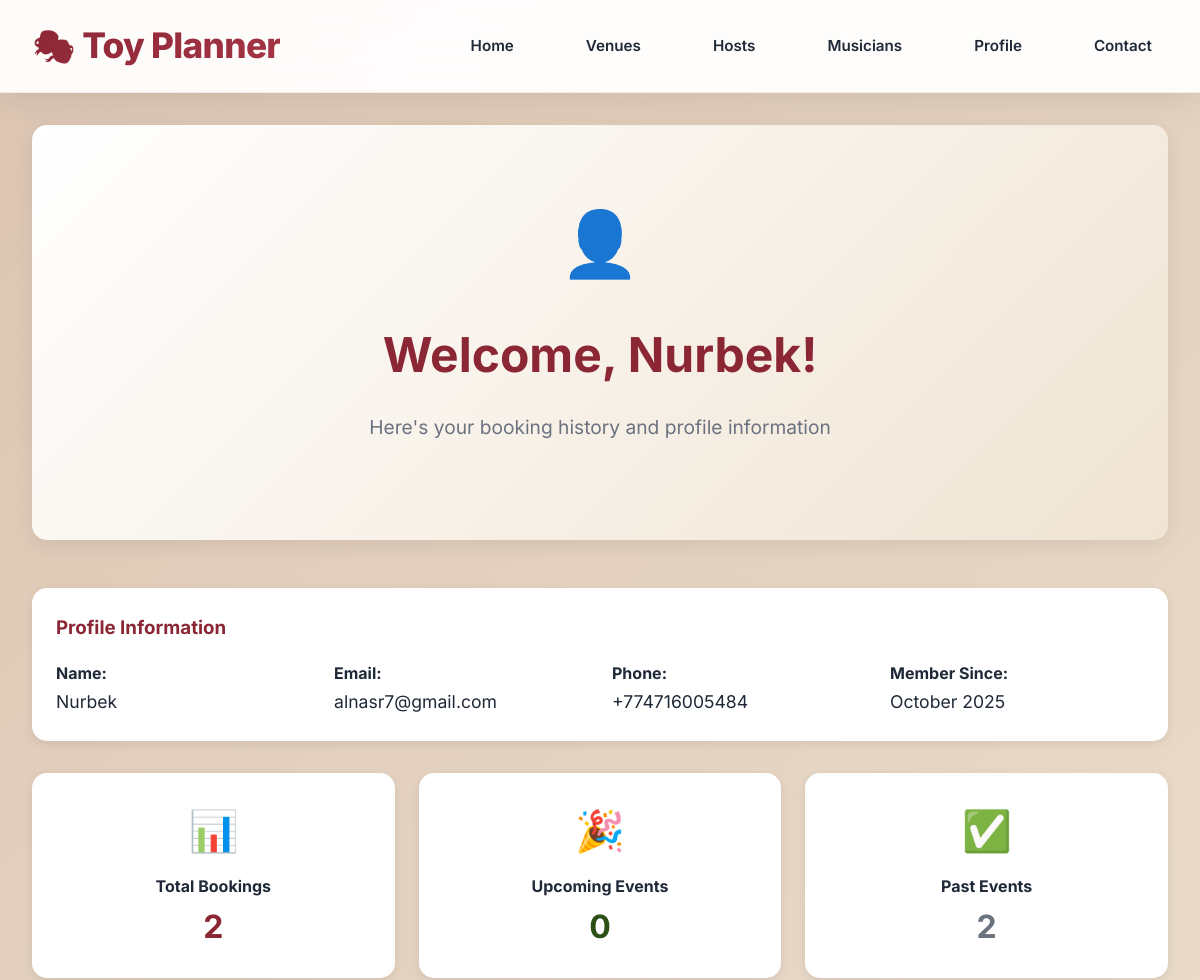
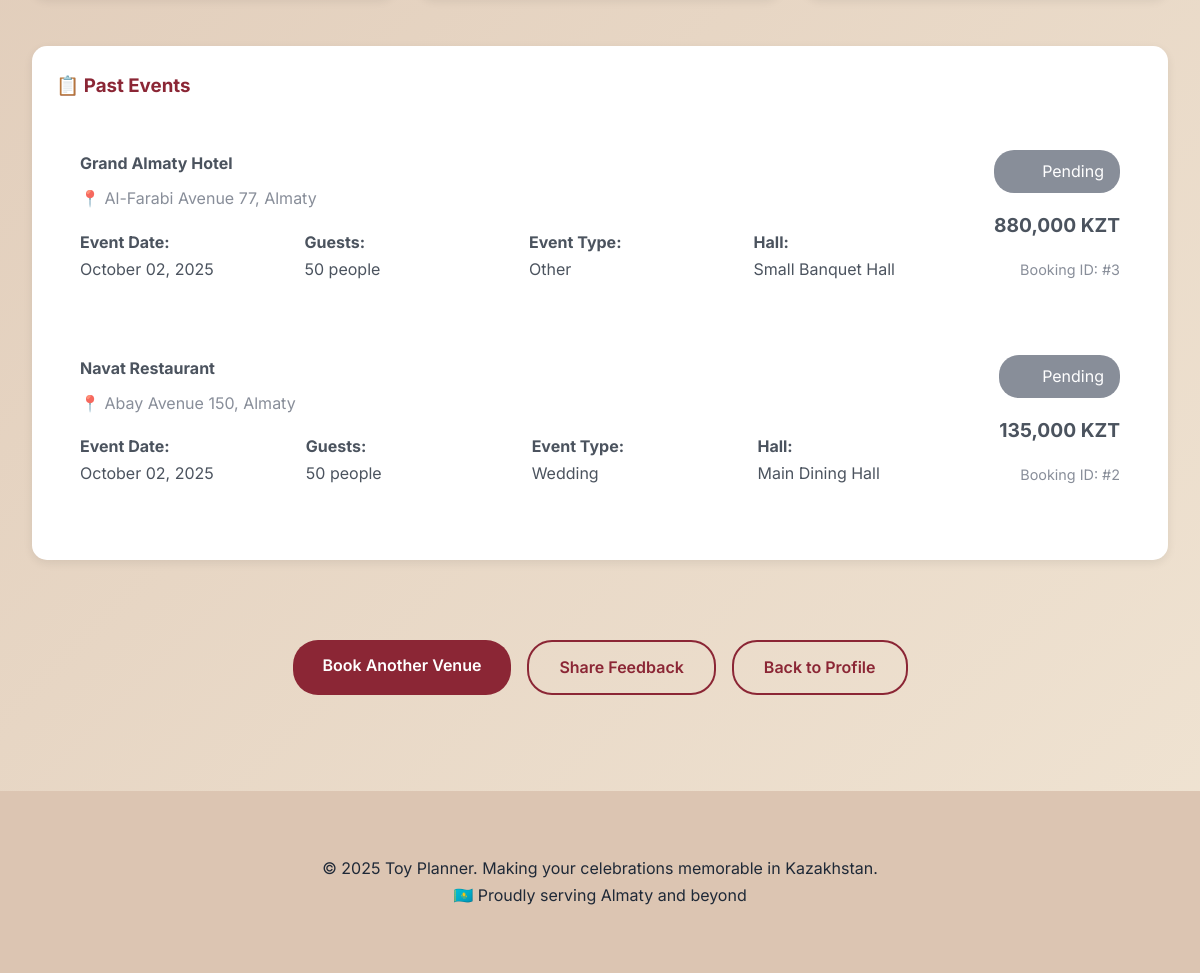
The page /profile/2 on the database its author committed (2 pictures, top to bottom).
### app.py (models this page shows)
class User(db.Model):
    id = db.Column(db.Integer, primary_key=True)
    name = db.Column(db.String(100), nullable=False)
    email = db.Column(db.String(100), nullable=False, unique=True)
    phone = db.Column(db.String(20), nullable=False)
    created_at = db.Column(db.DateTime, default=datetime.utcnow)
    bookings = db.relationship('Booking', backref='user', lazy=True)

class Booking(db.Model):
    id = db.Column(db.Integer, primary_key=True)
    venue_id = db.Column(db.Integer, db.ForeignKey('venue.id'), nullable=False)
    user_id = db.Column(db.Integer, db.ForeignKey('user.id'), nullable=True)  # Made nullable for backward compatibility
    client_name = db.Column(db.String(100), nullable=False)
    client_email = db.Column(db.String(100), nullable=False)
    client_phone = db.Column(db.String(20), nullable=False)
    event_type = db.Column(db.String(50), nullable=False)
    event_date = db.Column(db.Date, nullable=False)
    guest_count = db.Column(db.Integer, nullable=False)
    selected_hall_id = db.Column(db.Integer, db.ForeignKey('hall.id'))
    special_requests = db.Column(db.Text)
    total_amount = db.Column(db.Integer)  # in KZT
    deposit_paid = db.Column(db.Boolean, default=False)
    status = db.Column(db.String(20), default='pending')  # pending, confirmed, cancelled
    created_at = db.Column(db.DateTime, default=datetime.utcnow)
    selected_hall = db.relationship('Hall', backref='bookings')
    guests = db.relationship('Guest', backref='booking', lazy=True, cascade='all, delete-orphan')

class Venue(db.Model):
    id = db.Column(db.Integer, primary_key=True)
    name = db.Column(db.String(100), nullable=False)
    district = db.Column(db.String(50), nullable=False)
    address = db.Column(db.String(200), nullable=False)
    description = db.Column(db.Text)
    capacity_min = db.Column(db.Integer, nullable=False)
    capacity_max = db.Column(db.Integer, nullable=False)
    price_per_person = db.Column(db.Integer, nullable=False)  # in KZT
    phone = db.Column(db.String(20))
    email = db.Column(db.String(100))
    image_url = db.Column(db.String(200))
    event_types = db.Column(db.String(200))  # Comma-separated: wedding,corporate,tusau_keser
    halls = db.relationship('Hall', backref='venue', lazy=True, cascade='all, delete-orphan')
    menu_items = db.relationship('MenuItem', backref='venue', lazy=True, cascade='all, delete-orphan')
    bookings = db.relationship('Booking', backref='venue', lazy=True)

class Hall(db.Model):
    id = db.Column(db.Integer, primary_key=True)
    venue_id = db.Column(db.Integer, db.ForeignKey('venue.id'), nullable=False)
    name = db.Column(db.String(100), nullable=False)
    capacity = db.Column(db.Integer, nullable=False)
    description = db.Column(db.Text)
    image_url = db.Column(db.String(200))

### app.py (the view)
@app.route('/profile/<int:user_id>')
def user_profile(user_id):
    user = User.query.get_or_404(user_id)
    bookings = Booking.query.filter_by(user_id=user_id).order_by(Booking.created_at.desc()).all()
    upcoming_bookings = [b for b in bookings if b.event_date >= date.today() and b.status in ['pending', 'confirmed']]
    past_bookings = [b for b in bookings if b.event_date < date.today() or b.status == 'cancelled']
    return render_template('user_profile.html', user=user, upcoming_bookings=upcoming_bookings, past_bookings=past_bookings)

### templates/user_profile.html (shortened to what this page needs)
{% extends "base.html" %}
{% block content %}
<div class="container">
    <div class="hero">
        <div style="font-size: 4rem; margin-bottom: 1rem;">👤</div>
        <h1>Welcome, {{ user.name }}!</h1>
        <p>Here's your booking history and profile information</p>
    </div>
    <div class="detail-section" style="margin-bottom: 2rem;">
        <h3>Profile Information</h3>
        <div style="display: grid; grid-template-columns: repeat(auto-fit, minmax(250px, 1fr)); gap: 1.5rem; margin-top: 1rem;">
            <div>
                <strong>Name:</strong><br>
                <span style="font-size: 1.1rem;">{{ user.name }}</span>
            </div>
            <div>
                <strong>Email:</strong><br>
                <span style="font-size: 1.1rem;">{{ user.email }}</span>
            </div>
            <div>
                <strong>Phone:</strong><br>
                <span style="font-size: 1.1rem;">{{ user.phone }}</span>
            </div>
            <div>
                <strong>Member Since:</strong><br>
                <span style="font-size: 1.1rem;">{{ user.created_at.strftime('%B %Y') }}</span>
            </div>
        </div>
    </div>
    <div style="display: grid; grid-template-columns: repeat(auto-fit, minmax(200px, 1fr)); gap: 1.5rem; margin-bottom: 3rem;">
        <div class="detail-section" style="text-align: center;">
            <div style="font-size: 2.5rem; margin-bottom: 0.5rem;">📊</div>
            <h4>Total Bookings</h4>
            <div style="font-size: 2rem; color: var(--accent-burgundy); font-weight: bold;">
                {{ upcoming_bookings|length + past_bookings|length }}
            </div>
        </div>
        <div class="detail-section" style="text-align: center;">
            <div style="font-size: 2.5rem; margin-bottom: 0.5rem;">🎉</div>
            <h4>Upcoming Events</h4>
            <div style="font-size: 2rem; color: var(--accent-green); font-weight: bold;">
                {{ upcoming_bookings|length }}
            </div>
        </div>
        <div class="detail-section" style="text-align: center;">
            <div style="font-size: 2.5rem; margin-bottom: 0.5rem;">✅</div>
            <h4>Past Events</h4>
            <div style="font-size: 2rem; color: var(--text-light); font-weight: bold;">
                {{ past_bookings|length }}
            </div>
        </div>
    </div>
    {% if past_bookings %}
    <div class="detail-section">
        <h3>📋 Past Events</h3>
        <div style="margin-top: 1.5rem;">
            {% for booking in past_bookings %}
            <div style="border: 1px solid var(--border-color); border-radius: 12px; padding: 1.5rem; margin-bottom: 1.5rem; opacity: 0.8;">
                <div style="display: grid; grid-template-columns: 1fr auto; gap: 2rem; align-items: start;">
                    <div>
                        <h4 style="margin-bottom: 0.5rem;">
                            {{ booking.venue.name }}
                        </h4>
                        <p style="margin-bottom: 1rem; color: var(--text-light);">
                            📍 {{ booking.venue.address }}
                        </p>
                        <div style="display: grid; grid-template-columns: repeat(auto-fit, minmax(200px, 1fr)); gap: 1rem;">
                            <div>
                                <strong>Event Date:</strong><br>
                                {{ booking.event_date.strftime('%B %d, %Y') }}
                            </div>
                            <div>
                                <strong>Guests:</strong><br>
                                {{ booking.guest_count }} people
                            </div>
                            <div>
                                <strong>Event Type:</strong><br>
                                {{ booking.event_type.title() }}
                            </div>
                            {% if booking.selected_hall %}
                            <div>
                                <strong>Hall:</strong><br>
                                {{ booking.selected_hall.name }}
                            </div>
                            {% endif %}
                        </div>
                    </div>
                    <div style="text-align: right;">
                        <div style="background: var(--text-light); color: white; padding: 0.5rem 1rem; border-radius: 20px; margin-bottom: 1rem;">
                            {{ booking.status.title() }}
                        </div>
                        <div style="font-size: 1.2rem; font-weight: bold; margin-bottom: 1rem;">
                            {{ "{:,}".format(booking.total_amount) }} KZT
                        </div>
                        <div style="font-size: 0.9rem; color: var(--text-light);">
                            Booking ID: #{{ booking.id }}
                        </div>
                    </div>
                </div>
            </div>
            {% endfor %}
        </div>
    </div>
    {% endif %}
    <div style="text-align: center; margin-top: 3rem; padding-top: 2rem; border-top: 1px solid var(--border-color);">
        <div style="display: flex; gap: 1rem; justify-content: center; flex-wrap: wrap;">
            <a href="{{ url_for('venues') }}" class="btn btn-primary">Book Another Venue</a>
            <a href="{{ url_for('feedback_page') }}" class="btn btn-outline">Share Feedback</a>
            <a href="{{ url_for('profile') }}" class="btn btn-outline">Back to Profile</a>
        </div>
    </div>
</div>
{% endblock %}

### static/css/style.css (style rules this page uses)
:root { --primary-beige: #DCC5B2; --soft-sand: #F0E4D3; --accent-burgundy: #8B2635; --accent-green: #2D5016; --accent-royal-blue: #1E3A8A; --text-dark: #1F2937; --text-light: #6B7280; --text-muted: #9CA3AF; --white: #FFFFFF; --shadow: rgba(0, 0, 0, 0.08); --shadow-lg: rgba(0, 0, 0, 0.15); --shadow-xl: rgba(0, 0, 0, 0.25); --gradient-primary: linear-gradient(135deg, var(--primary-beige) 0%, var(--soft-sand) 100%); --gradient-accent: linear-gradient(135deg, var(--accent-burgundy) 0%, #A53545 100%); --gradient-green: linear-gradient(135deg, var(--accent-green) 0%, #3A6B1F 100%); --border-radius: 12px; --border-radius-lg: 20px; --transition: all 0.3s cubic-bezier(0.4, 0, 0.2, 1); --animation-bounce: cubic-bezier(0.68, -0.55, 0.265, 1.55); }
* { margin: 0; padding: 0; box-sizing: border-box; }
body { font-family: 'Inter', 'Segoe UI', -apple-system, BlinkMacSystemFont, sans-serif; background: var(--gradient-primary); background-attachment: fixed; color: var(--text-dark); line-height: 1.7; font-size: 16px; font-weight: 400; -webkit-font-smoothing: antialiased; -moz-osx-font-smoothing: grayscale; overflow-x: hidden; }
.container { max-width: 1200px; margin: 0 auto; padding: 2rem; }
.hero { text-align: center; padding: 4rem 0; background: linear-gradient(135deg, var(--white) 0%, var(--soft-sand) 100%); margin-bottom: 3rem; border-radius: 15px; box-shadow: 0 5px 20px var(--shadow); }
.hero h1 { font-size: 3rem; color: var(--accent-burgundy); margin-bottom: 1rem; }
.hero p { font-size: 1.2rem; color: var(--text-light); margin-bottom: 2rem; }
.btn { display: inline-block; padding: 12px 30px; border: none; border-radius: 25px; font-size: 1rem; font-weight: 600; text-decoration: none; cursor: pointer; transition: all 0.3s ease; text-align: center; }
.btn-primary { background-color: var(--accent-burgundy); color: var(--white); }
.btn-outline { background-color: transparent; color: var(--accent-burgundy); border: 2px solid var(--accent-burgundy); }
.detail-section { background: var(--white); padding: 1.5rem; border-radius: 15px; box-shadow: 0 3px 10px var(--shadow); }
.detail-section h3 { color: var(--accent-burgundy); margin-bottom: 1rem; }

### rows shown on the page
User: name "Nurbek", email "alnasr7@gmail.com", phone "+774716005484", created_at "October 2025"
Booking: venue.name "Grand Almaty Hotel", venue.address "Al-Farabi Avenue 77, Almaty", event_date "October 02, 2025", guest_count "50", event_type "Other", selected_hall.name "Small Banquet Hall", status "Pending", total_amount "880,000", id "3"
Booking: venue.name "Navat Restaurant", venue.address "Abay Avenue 150, Almaty", event_date "October 02, 2025", guest_count "50", event_type "Wedding", selected_hall.name "Main Dining Hall", status "Pending", total_amount "135,000", id "2"

### other values the page prints
{{ upcoming_bookings|length + past_bookings|length }} "2"
{{ upcoming_bookings|length }} "0"
{{ past_bookings|length }} "2"
